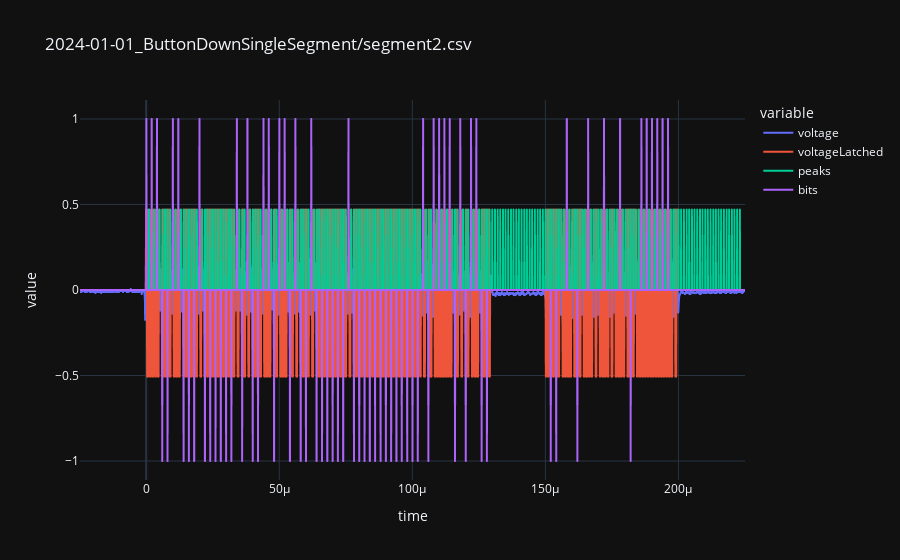

Write notebook code for a chart like this one.
### Markdown cell above
# Read in and attempt to translate a single burst of transmission

Point `relPath` to a file in `data/scopes` to have translated

### Code cell
relPath = '2024-01-01_ButtonDownSingleSegment/segment2.csv'

# Find data folder
notebookFolder      = (os.path.abspath(''))
repoRoot            = os.path.dirname(notebookFolder)
intermediatePath    = os.path.join(repoRoot, 'data')
intermediatePath    = os.path.join(intermediatePath, 'scopes')
sourceFile          = os.path.join(intermediatePath, relPath)

# Read in button down csv
df = pd.read_csv(sourceFile)

# Drop garbage data at beginning
df = df.drop(index=[0,1])

# Convert scientific notation to float
df['time']  = df['x0000']
df['voltage'] = df['y0000']
df = df.drop(columns=['x0000', 'y0000'])

# Add 'latched' square-ish wave
df['voltageLatched'] = df['voltage'].apply(lambda x: df['voltage'].max() if x > threshold else (df['voltage'].min() if x < -threshold else 0))

# Detect peak at start by iterating over dataframe
minimumPeak = df['voltage'].max() * 0.8
previousPeak = 0
peakTime = 0
for i in df.index:
    # Raise peak found value continuously
    if df['voltage'][i] > previousPeak:
        previousPeak = df['voltage'][i]
        peakTime = df['time'][i]
    # If we are on a falling edge past a peak of sufficient height, assume the previous peak was a confident one
    elif previousPeak > minimumPeak and previousPeak > df['voltage'][i]:
        break

print('Peak found at: ' + str(peakTime) + ' with a height of: ' + str(previousPeak))

# Create 'markers' with configured frequency starting at first peak found
startTime   = peakTime
endTime     = df['time'].max()
numCycles   = math.trunc((endTime - startTime) / (1/frequency))
df['peaks'] = 0.0

# Interate through all peaks to be highlighted
for peak in range(numCycles):
    # Generate the 'perfect' time that the peak is supposed to be
    currentTimePerfect = startTime + (peak * (1/frequency))

    # Find the 'closest' line in df to add the peak to
    for i in df.index:
        if df['time'][i] > currentTimePerfect:
            df['peaks'][i] = df['voltage'].max()
            break

# Iterate again through df and evaluate all datapoints where peaks is set
bitmem = []
skipper = False
df['bits'] = 0.0
for i in df.index:
    # Only test lines where peaks marker is set
    if df['peaks'][i] > 0:
        # Only test every other marker as bits are duplicated
        if not skipper:
            if df['voltageLatched'][i] > 0:
                bitmem.append(1)
                df['bits'][i] = 1
            elif df['voltageLatched'][i] < 0:
                bitmem.append(0)
                df['bits'][i] = -1
            else:
                bitmem.append(-1)
                df['bits'][i] = 0

        skipper = not skipper

# Split bitmem into byte-sized chunks
message = []
for i in range(0, len(bitmem), 8):
        bytemem = bitmem[i:i + 8]
        byte = 0
        # only assemble bytes that contain full 8 bits of valid data
        if not -1 in bytemem:
            for bit in bytemem:
                byte = (byte << 1) | bit
        print(bytemem)
        message.append(f"{byte:#0{4}x}")

print(message)

print(bitmem)

# Plot data
fig = px.line(df, x = 'time', y = ['voltage', 'voltageLatched', 'peaks', 'bits'], title=relPath, template='plotly_dark')
fig.show()

### Figure 1 — Plotly figure (JSON) as saved in the notebook; plotly's stock layout.template omitted (floating-point values rounded to 4 significant figures; data arrays with more than 128 entries replaced by an {"elided": "..."} marker saying what was removed)
{"data": [{"hovertemplate": "variable=voltage<br>time=%{x}<br>value=%{y}<extra></extra>", "legendgroup": "voltage", "line": {"color": "#636efa", "dash": "solid"}, "marker": {"symbol": "circle"}, "mode": "lines", "name": "voltage", "showlegend": true, "type": "scattergl", "x": {"elided": "3647 float values"}, "xaxis": "x", "y": {"elided": "3647 float values"}, "yaxis": "y"}, {"hovertemplate": "variable=voltageLatched<br>time=%{x}<br>value=%{y}<extra></extra>", "legendgroup": "voltageLatched", "line": {"color": "#EF553B", "dash": "solid"}, "marker": {"symbol": "circle"}, "mode": "lines", "name": "voltageLatched", "showlegend": true, "type": "scattergl", "x": {"elided": "3647 float values"}, "xaxis": "x", "y": {"elided": "3647 float values"}, "yaxis": "y"}, {"hovertemplate": "variable=peaks<br>time=%{x}<br>value=%{y}<extra></extra>", "legendgroup": "peaks", "line": {"color": "#00cc96", "dash": "solid"}, "marker": {"symbol": "circle"}, "mode": "lines", "name": "peaks", "showlegend": true, "type": "scattergl", "x": {"elided": "3647 float values"}, "xaxis": "x", "y": {"elided": "3647 float values"}, "yaxis": "y"}, {"hovertemplate": "variable=bits<br>time=%{x}<br>value=%{y}<extra></extra>", "legendgroup": "bits", "line": {"color": "#ab63fa", "dash": "solid"}, "marker": {"symbol": "circle"}, "mode": "lines", "name": "bits", "showlegend": true, "type": "scattergl", "x": {"elided": "3647 float values"}, "xaxis": "x", "y": {"elided": "3647 int values"}, "yaxis": "y"}], "layout": {"legend": {"title": {"text": "variable"}, "tracegroupgap": 0}, "title": {"text": "2024-01-01_ButtonDownSingleSegment/segment2.csv"}, "xaxis": {"anchor": "y", "domain": [0, 1], "title": {"text": "time"}}, "yaxis": {"anchor": "x", "domain": [0, 1], "title": {"text": "value"}}}}
